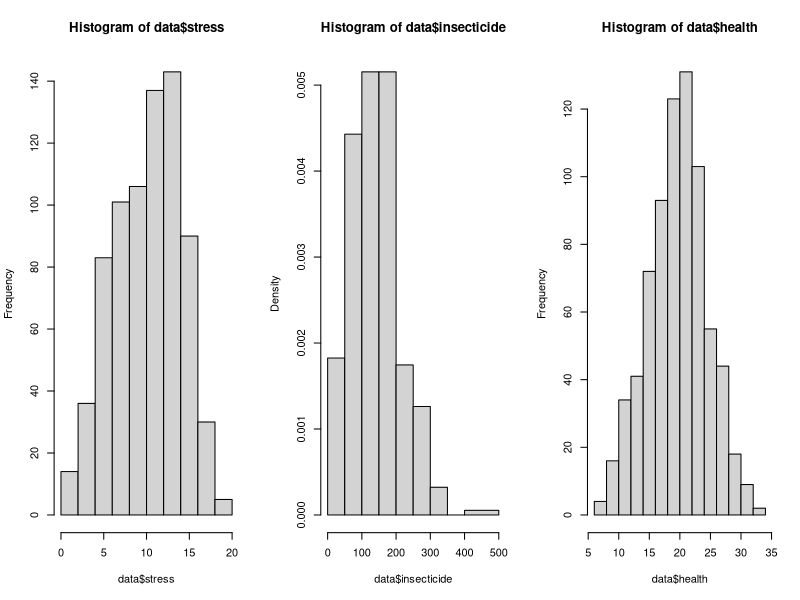
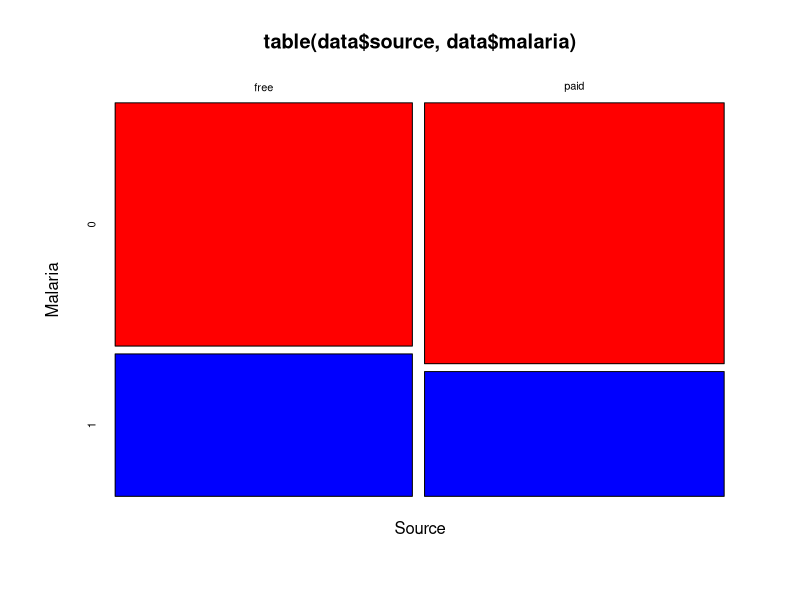
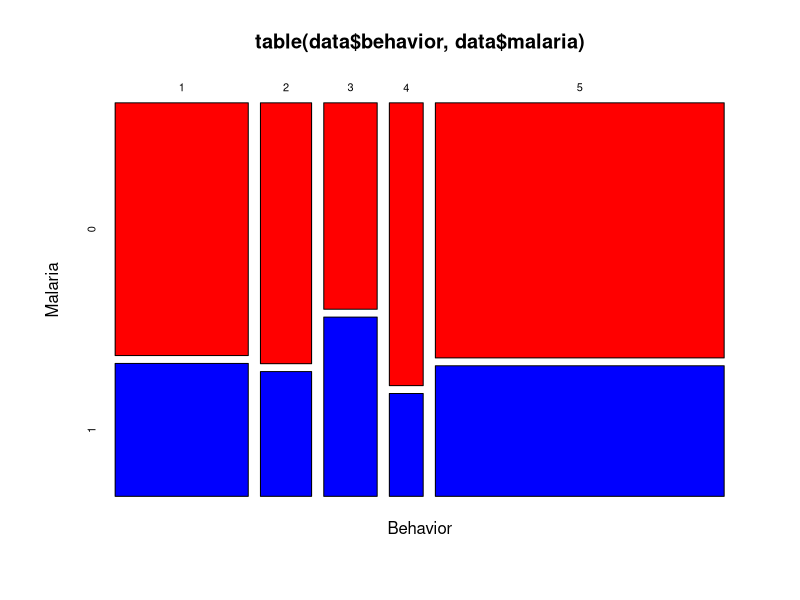
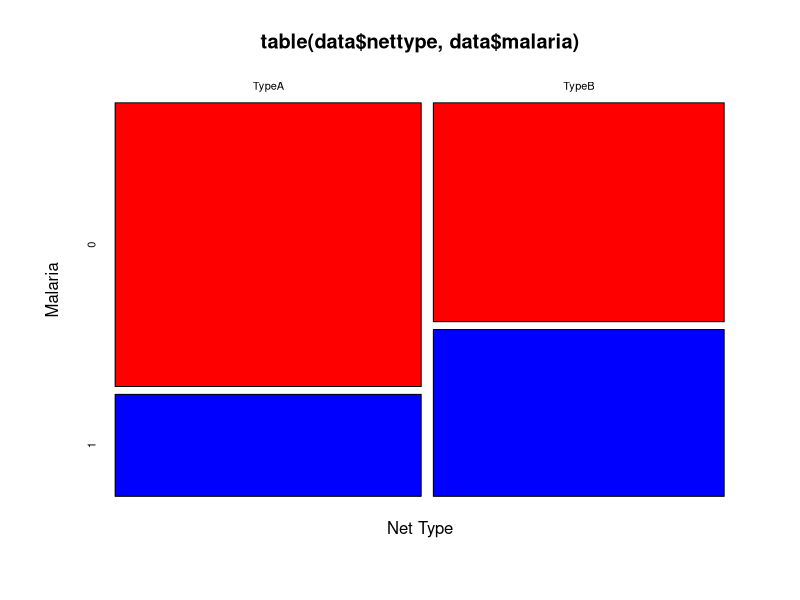
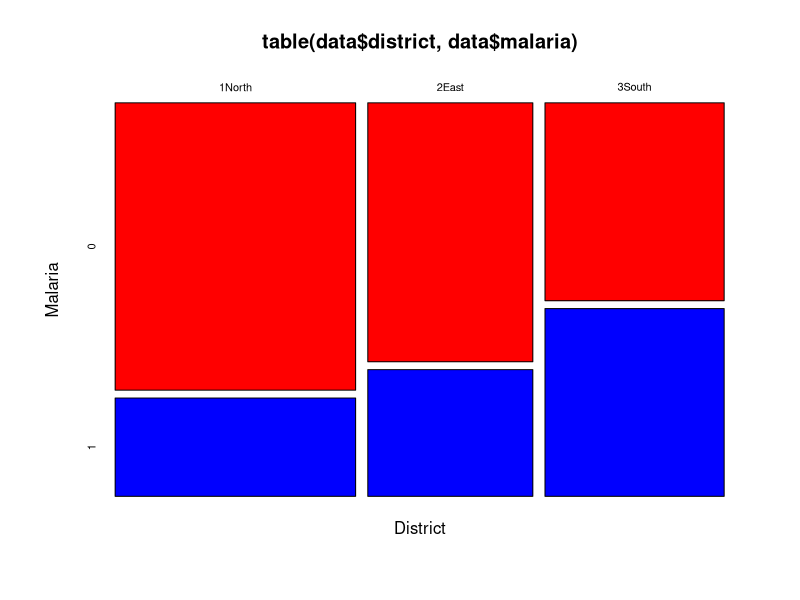
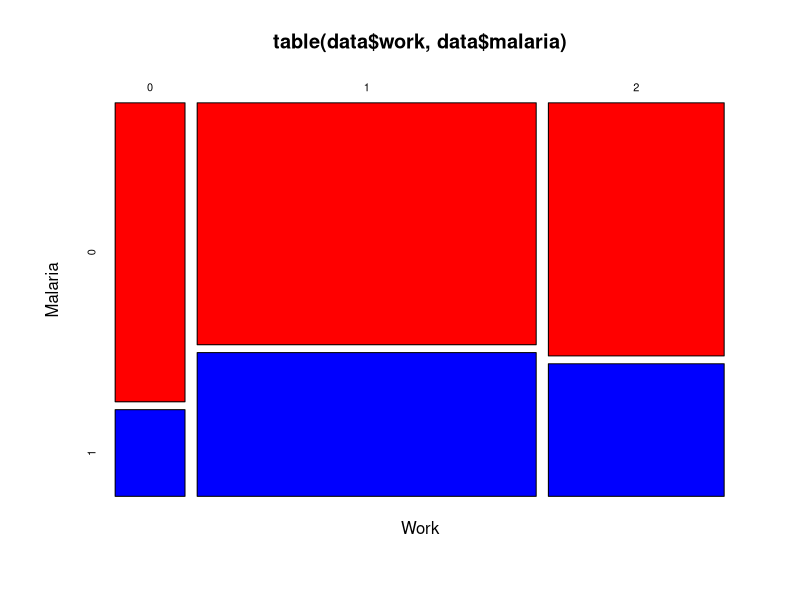

Source code (R) for these figures, in order:
# import data
fdata = read.csv("malaria.csv")
head(fdata)

# remove Nid column
data = fdata[,-1]
head(data)

# check for null values
sum(is.na(data))

# change categorical variables using factor
data$source = factor(data$source)
data$behavior = factor(data$behavior)
data$nettype = factor(data$nettype)
data$district = factor(data$district)
data$work = factor(data$work)

# characteristics of subjects
table(data$source)
table(data$behavior)
table(data$nettype)
table(data$district)
table(data$work)
table(data$malaria)

# remove outlier
data = data[(data$insecticide != 128765),]
data = data[(data$health != 37),]
#data = data[(data$district != "9Moon"),]
data$district = droplevels(data$district, exclude = "9Moon")
data = data[(data$stress>0),]

# histograms
par(mfrow = c(1, 3))
hist(data$stress)
hist(data$insecticide, breaks = c(seq(0,400, by=50), 500))
hist(data$health)
par(mfrow = c(1, 1))

# plot of contingency table
mosaicplot(table(data$source, data$malaria),
           color = c("Red", "Blue"),
           xlab="Source",
           ylab="Malaria")

mosaicplot(table(data$behavior, data$malaria),
           color = c("Red", "Blue"),
           xlab="Behavior",
           ylab="Malaria")

mosaicplot(table(data$nettype, data$malaria),
           color = c("Red", "Blue"),
           xlab="Net Type",
           ylab="Malaria")

mosaicplot(table(data$district, data$malaria),
           color = c("Red", "Blue"),
           xlab="District",
           ylab="Malaria")

mosaicplot(table(data$work, data$malaria),
           color = c("Red", "Blue"),
           xlab="Work",
           ylab="Malaria")
